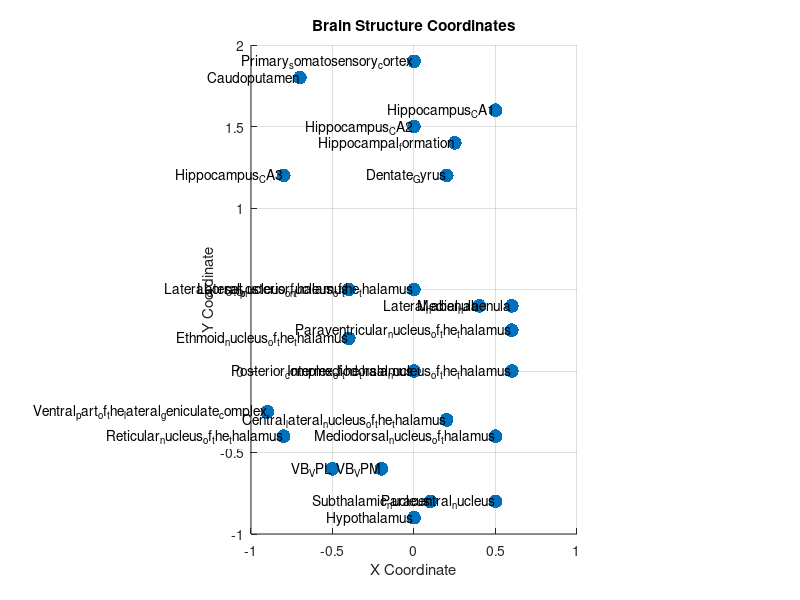

This figure's MATLAB source:
function [x,y,brainStructures] = establishRealXYcoordsForStructures

% Define brain structure names
brainStructures = {'Primary_somatosensory_cortex', 'Hippocampus_CA1', 'Hippocampus_CA2', 'Hippocampus_CA3', 'Dentate_Gyrus',...
 'Lateral_posterior_nucleus_of_the_thalamus', 'Medial_habenula', 'Lateral_dorsal_nucleus_of_thalamus',...
 'Ethmoid_nucleus_of_the_thalamus', 'Reticular_nucleus_of_the_thalamus', ...
 'Lateral_habenula', 'Posterior_complex_of_the_thalamus', 'Mediodorsal_nucleus_of_thalamus',...
 'Central_lateral_nucleus_of_the_thalamus', 'VB_VPM', 'VB_VPL', 'Paraventricular_nucleus_of_the_thalamus', ...,
 'Intermediodorsal_nucleus_of_the_thalamus','Paracentral_nucleus', 'Hippocampal_formation', ... ,
  'Subthalamic_nucleus', 'Hypothalamus', 'Caudoputamen','Ventral_part_of_the_lateral_geniculate_complex'};

% Define X and Y coordinates
x = [0.0, 0.5, 0.0, -0.8, 0.2, 0.0, 0.6, -0.4, -0.4, -0.8, ...
     0.4, 0.0, 0.5, 0.2, -0.2, -0.5, 0.6, 0.6, 0.5, 0.25, 0.1, 0.0, -0.7, -0.9];

y = [1.9, 1.6, 1.5, 1.2, 1.2, 0.5, 0.4, 0.5, 0.2, -0.4, ...
     0.4, 0.0, -0.4, -0.3, -0.6, -0.6, 0.25, 0.0 , -0.8, 1.4, -0.8, -0.9, 1.8, -0.25];

% Create figure
figure; hold on;

% Plot points
scatter(x, y, 100, 'filled', 'b'); % Blue dots

% Add labels to the points
for i = 1:length(brainStructures)
    text(x(i), y(i), brainStructures{i}, 'FontSize', 10, 'HorizontalAlignment', 'right');
end

% Formatting
xlabel('X Coordinate');
ylabel('Y Coordinate');
title('Brain Structure Coordinates');
axis equal; % Keep proportions correct
xlim([-1 1]); 
ylim([-1 2]); 
grid on;
hold off;

end 